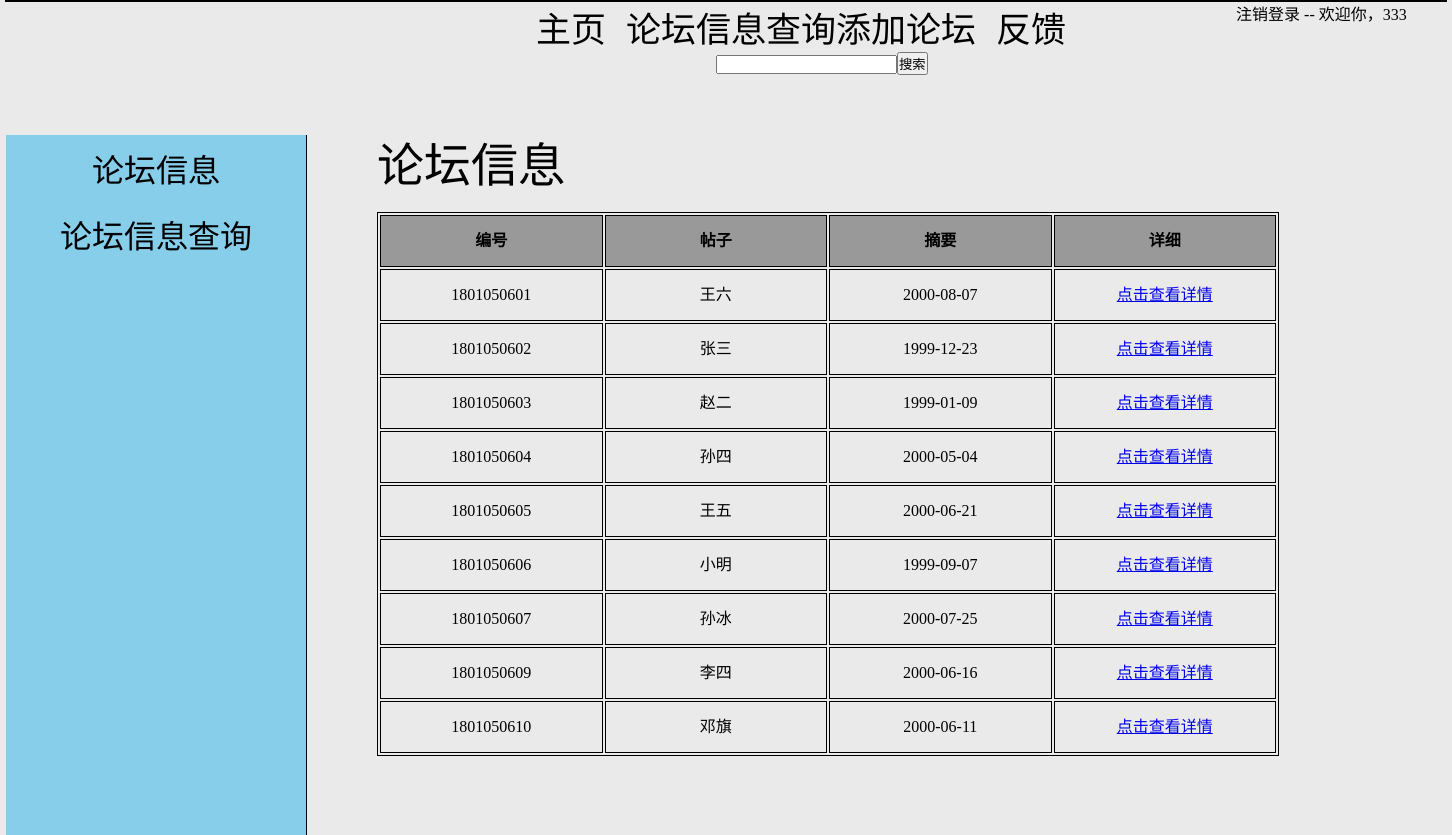
Screenshot of /index.php (signed in) with the database file from the repository.
### tables this page shows
CREATE TABLE `data` (
  `id` int(11) NOT NULL,
  `name` varchar(50) NOT NULL,
  `xuehao` varchar(50) NOT NULL,
  `riqi` date NOT NULL,
  `nianling` int(11) NOT NULL,
  `xueke` varchar(50) NOT NULL,
  `xingzuo` varchar(50) NOT NULL,
  `xingbie` varchar(50) NOT NULL
);

### index.php (the view, shortened to what this page needs)
<!DOCTYPE html>
<html>
	<head>
		<link rel="stylesheet" type="text/css" href="css/index.css">
	</head>
	<body>
		<div id="all">
			<div id="head">
				<div class="head-top">
					<ul>
						<li><a href="index.php" style="font-size: 35px; margin: 20px;">主页</a></li>
						<li><a href="ss.php" style="font-size: 35px;">论坛信息查询</a></li>
                        <li><a href="add.php" style="font-size: 35px;">添加论坛</a></li>
						<li><a href="lly.php" style="font-size: 35px;margin: 20px;">反馈</a></li>
					</ul>
					<?php if(isset($_SESSION['admin'])) {?>
                        <a style="margin-left: 150px; line-height: 1em;" href="./desc.php?name=admin&q=index&h=php">注销登录</a>  --
                        欢迎你，<?php echo $_SESSION['admin']?>
					<?php } else {?>
					    <a href="gldl.php" style="margin-left: 200px; line-height: 1em;">登录</a>/<a href="glyzc.php">注册</a>
					<?php }?>
                    <form action='ss.php'>
                    <input type="text" name = "search" style="margin-left: 200px;"><input type="submit" value="搜索" style="cursor: pointer;" />
                    </form>
                </div>
			</div>
			<div id="middle">
				<div class="middle-left">
					<ul>
						<li><span style="font-size: 32px;" onclick="xx()">论坛信息</span></li>
						<li><span style="font-size: 32px;" onclick="xc()">论坛信息查询</span></li>
					</ul>
				</div>
				<div class="middle-right">
					<div class="right-01">
						<p><span style="font-size: 47px;line-height: 63px;">论坛信息</span></p>
                        <div id="list">
                            <div class="Dark">
                                <table>
                                    <tr>
                                        <th>编号</th><th>帖子</th><th>摘要</th><th>详细</th>
                                    </tr>
                                    <?php
                                    require "conn.php";
                                    $sql = "SELECT * FROM data";
                                    $result = mysqli_query($conn, $sql);
                                    while($row = mysqli_fetch_array($result)){
                                        echo "<tr>
                                          <td>".$row['xuehao']."</td>
                                          <td>".$row['name']."</td>
                                          <td>".$row['riqi']."</td>
                                          <td><a href='./user.php?id=".$row["id"]."'>点击查看详情</a></td>
                                        </tr>";
                                    }
                                    ?>
                                </table>
                            </div>
                        </div>
					</div>
				</div>
			</div>
		</div>
	</body>
</html>

### css/index.css (style rules this page uses)
* { margin: 0; padding: 0; }
html, body { background: #EAEAEA; }
#all { width: 1440px; margin: 0 auto; border: 1px solid black; }
#head { width: 1440px; float: left; }
.head-top { width: 900px; float: left; margin-left: 510px; }
.head-top ul li { list-style-type: none; float: left; }
.head-top a { text-decoration: none; color: black; }
#middle { float: left; width: 1440px; margin-top: 60px; }
.middle-left { width: 300PX; float: left; height: 700px; background-color: skyblue; border-right: 1px solid black; }
.middle-left ul li { list-style-type: none; text-align: center; padding: 10px 0; cursor: pointer; }
.middle-right { width: 900px; float: left; height: auto; margin-left: 70px; }
.right-01 { position: absolute; display: block; }
#list .Dark { width: 100%; height: 95%; margin-top: 1.5%; border: 1px solid; box-sizing: border-box; background: #EAEAEA; position: relative; }
.Dark table { width: 900px; }
.Dark table th, .Dark table td { width: 150px; height: 50px; text-align: center; line-height: 50px; border: 1px solid; }
.Dark table th { background: #999999; }

### rows the page displays
data: xuehao "1801050601", name "王六", riqi "2000-08-07"
data: xuehao "1801050602", name "张三", riqi "1999-12-23"
data: xuehao "1801050603", name "赵二", riqi "1999-01-09"
data: xuehao "1801050604", name "孙四", riqi "2000-05-04"
data: xuehao "1801050605", name "王五", riqi "2000-06-21"
data: xuehao "1801050606", name "小明", riqi "1999-09-07"
data: xuehao "1801050607", name "孙冰", riqi "2000-07-25"
data: xuehao "1801050609", name "李四", riqi "2000-06-16"
data: xuehao "1801050610", name "邓旗", riqi "2000-06-11"

### other values shown
$_SESSION['admin'] "333"
